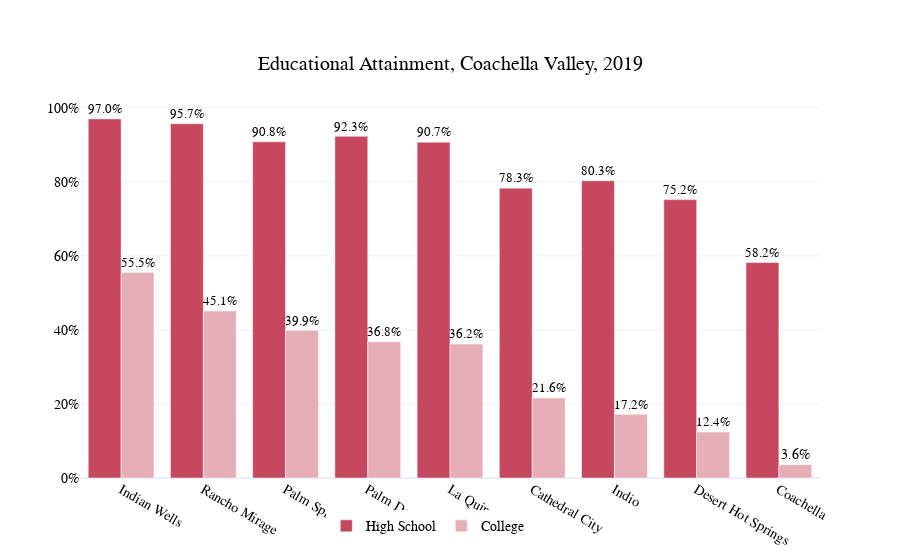
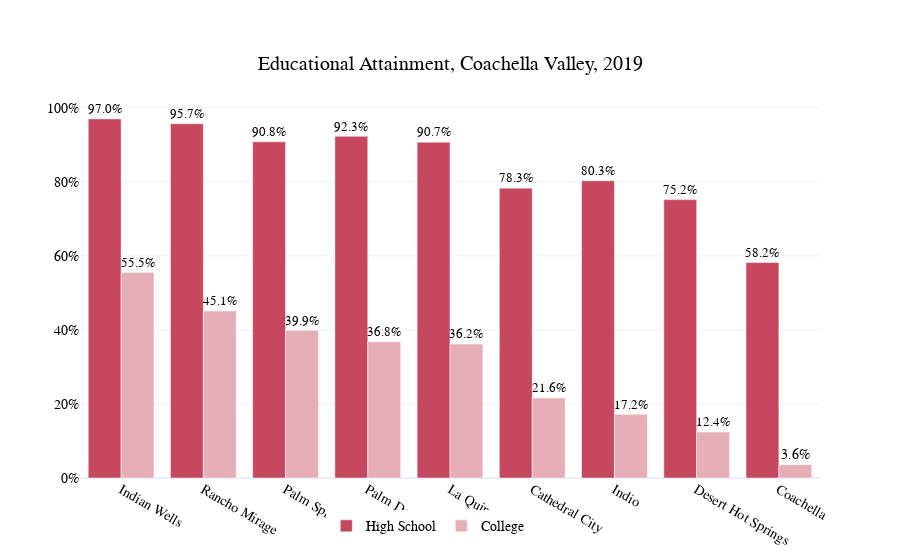

Write notebook code for charts like these, in order.
### Code cell
await educationalAttainmentCV(['cathedral city, ca', 'coachella, ca', 'desert hot springs, ca', 'indian wells, ca', 'indio, ca', 'la quinta, ca', 'palm desert, ca', 'palm springs, ca', 'rancho mirage, ca'], False, None)

### Figure 1 — Plotly figure (JSON) as saved in the notebook; plotly's stock layout.template omitted (floating-point values rounded to 4 significant figures)
{"data": [{"base": 0, "marker": {"color": "#c5485f"}, "name": "High School", "text": ["97.0%", "95.7%", "90.8%", "92.3%", "90.7%", "78.3%", "80.3%", "75.2%", "58.2%"], "textposition": "outside", "type": "bar", "x": ["Indian Wells", "Rancho Mirage", "Palm Springs", "Palm Desert", "La Quinta", "Cathedral City", "Indio", "Desert Hot Springs", "Coachella"], "y": [0.97, 0.957, 0.908, 0.923, 0.907, 0.783, 0.803, 0.752, 0.582]}, {"base": 0, "marker": {"color": "#e6aeb7"}, "name": "College", "text": ["55.5%", "45.1%", "39.9%", "36.8%", "36.2%", "21.6%", "17.2%", "12.4%", "3.6%"], "textposition": "outside", "type": "bar", "x": ["Indian Wells", "Rancho Mirage", "Palm Springs", "Palm Desert", "La Quinta", "Cathedral City", "Indio", "Desert Hot Springs", "Coachella"], "y": [0.555, 0.451, 0.399, 0.368, 0.362, 0.216, 0.172, 0.124, 0.036]}], "layout": {"barmode": "group", "font": {"color": "Black", "family": "Old-style", "size": 14}, "legend": {"orientation": "h", "x": 0.47, "xanchor": "center", "y": -0.17, "yanchor": "bottom"}, "title": {"text": "Educational Attainment, Coachella Valley, 2019", "x": 0.5, "xanchor": "center", "y": 0.9, "yanchor": "top"}, "yaxis": {"hoverformat": "closest", "tickformat": ".0%"}}}

### Figure 2 — Plotly figure (JSON) as saved in the notebook; plotly's stock layout.template omitted (floating-point values rounded to 4 significant figures)
{"data": [{"base": 0, "marker": {"color": "#c5485f"}, "name": "High School", "text": ["97.0%", "95.7%", "90.8%", "92.3%", "90.7%", "78.3%", "80.3%", "75.2%", "58.2%"], "textposition": "outside", "type": "bar", "x": ["Indian Wells", "Rancho Mirage", "Palm Springs", "Palm Desert", "La Quinta", "Cathedral City", "Indio", "Desert Hot Springs", "Coachella"], "y": [0.97, 0.957, 0.908, 0.923, 0.907, 0.783, 0.803, 0.752, 0.582]}, {"base": 0, "marker": {"color": "#e6aeb7"}, "name": "College", "text": ["55.5%", "45.1%", "39.9%", "36.8%", "36.2%", "21.6%", "17.2%", "12.4%", "3.6%"], "textposition": "outside", "type": "bar", "x": ["Indian Wells", "Rancho Mirage", "Palm Springs", "Palm Desert", "La Quinta", "Cathedral City", "Indio", "Desert Hot Springs", "Coachella"], "y": [0.555, 0.451, 0.399, 0.368, 0.362, 0.216, 0.172, 0.124, 0.036]}], "layout": {"barmode": "group", "font": {"color": "Black", "family": "Old-style", "size": 14}, "legend": {"orientation": "h", "x": 0.47, "xanchor": "center", "y": -0.17, "yanchor": "bottom"}, "title": {"text": "Educational Attainment, Coachella Valley, 2019", "x": 0.5, "xanchor": "center", "y": 0.9, "yanchor": "top"}, "yaxis": {"hoverformat": "closest", "tickformat": ".0%"}}}
